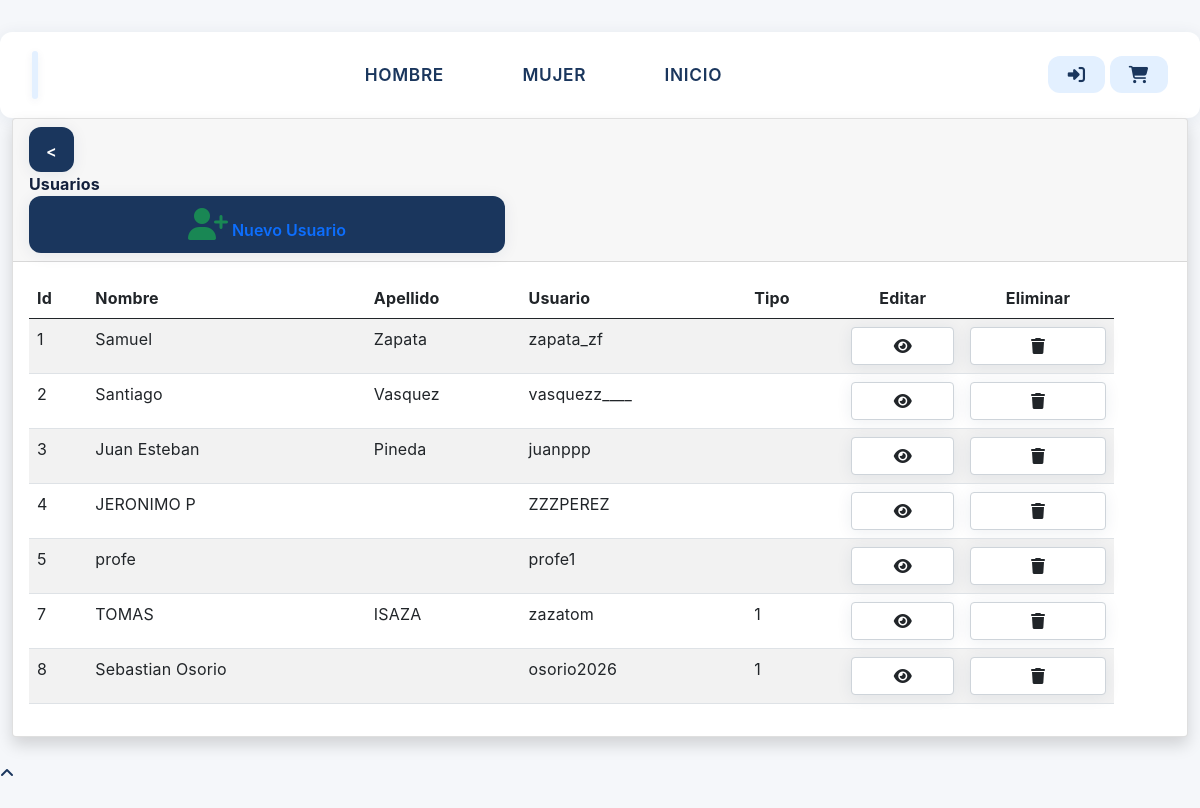
The app's page /usuarios.php with its own data.
### tables this page shows
CREATE TABLE `usuarios` (
  `id_usu` int(11) NOT NULL,
  `nombre` varchar(90) DEFAULT NULL,
  `apellido` varchar(80) DEFAULT NULL,
  `password_hash` varchar(255) DEFAULT NULL,
  `usuario` varchar(50) DEFAULT NULL,
  `tipo` int(11) DEFAULT NULL,
  `correo` varchar(255) DEFAULT NULL,
  `celular` int(15) DEFAULT NULL
);

### usuarios.php (the view, shortened to what this page needs)
<?php include_once 'conex.php';
$objeto = new conex();
$conex = $objeto -> conectar();
$consulta = "SELECT * FROM usuarios";
$resultado = $conex->prepare($consulta);
$resultado->execute();
$usuarios=$resultado->fetchAll(PDO::FETCH_ASSOC);
?>
<!DOCTYPE html>
<html lang="en">
<head>
    <link rel="stylesheet" href="css/style.css">
    <link rel="stylesheet" href="https://cdnjs.cloudflare.com/ajax/libs/font-awesome/6.0.0-beta3/css/all.min.css">
<link rel="stylesheet" href="https://cdnjs.cloudflare.com/ajax/libs/font-awesome/6.4.0/css/all.min.css">
<link href="https://cdn.jsdelivr.net/npm/bootstrap@5.0.2/dist/css/bootstrap.min.css" rel="stylesheet">
</head>
<body id="page-top">
    <header>
        <?php include 'menu.php' ?>
    </header>
    <div id="wrapper">
                <div id="content-wrapper" class="d-flex flex-column">
                    <div id="content">
                        <div class="container-fluid">
                            <div class="row">
                                <div class="col">
                                    <div class="card shadow mb-4">
                                        <div class="card-header py-">
                                            <div class="row">
                                               <DIV class="alinear">
                                                <div class="col-2">
                                                    <a href="admin.php" class="btn btn-secondary px-0" style="width: 45px; height: 45px;"><</a>
                                                </div>
                                                <div class="col-5">
                                                    <div class="w1"><strong>Usuarios</strong>
                                                    </div>
                                                </div>
                                                <div class="col-5">
                                                    <button type="button" class="btn w-100 text-primary font-weight-bold" data-bs-toggle="modal" data-bs-target="#modalu" name="botonCrear" id="botonCrear"><i class="fas fa-user-plus fa-2x text-success"></i>
                                                    <div class="d-none d-sm-inline-block black">
                                                        <div class="w2">Nuevo Usuario</div>
                                                    </div>
                                                    </button>
                                                </div>
                                                </DIV>
                                            </div>
                                        </div>
                                        <div class="card-body">
                                            <table name="usuarios" id="usuarios" class="table table-striped" style="width:95%">
                                                        <thead>
                                                            <tr>
                                                                <th>Id</th>
                                                                <th>Nombre</th>
                                                                <th>Apellido</th>
                                                                <th>Usuario</th>
                                                                <th>Tipo</th>
                                                                <th><center>Editar</center></th>
                                                                <th><center>Eliminar</center></th>
                                                            </tr>
                                                        </thead>
                                                        <tbody>
                                                        <?php foreach($usuarios as $usuario) {?>
                                                            <tr>
                                                                <td> <?php echo $usuario['id_usu'] ?> </td>
                                                                <td> <?php echo $usuario['nombre'] ?> </td>
                                                                <td> <?php echo $usuario['apellido'] ?> </td>
                                                                <td> <?php echo $usuario['usuario'] ?> </td>
                                                                <td> <?php echo $usuario['tipo'] ?> </td>
                                                                   <td><form action="modaleditaru.php" method="POST">
                                                                        <button type="submit" class="form-control" id="vern" nombre="vern"><i class="fa-solid fa-eye"></i></button>
                                                                    </form></center></td>
                                                                <td><center>
                                                                    <form action="modaleliminaru.php" method="POST">
                                                                        <button type="submit" class="form-control" id="eliminaru" nombre="eliminaru"><i class="fa-solid fa-trash"></i></button>
                                                                    </form></center></td>
                                                            </tr>
                                                            <?php }?>
                                                        </tbody>
                                            </table>
                                        </div>
                                    </div>
                                </div>
                            </div>
                        </div>
                    </div>
                </div>
    </div>
                <a class="scroll-to-top rounded" href="#page-top">
                    <i class="fas fa-angle-up"></i>
                </a>
</body>
</html>

### menu.php (shortened to what this page needs)
<link rel="stylesheet" href="css/style.css">
<nav class="menu-deporte">
	<div class="menu-container">
		<div class="menu-logo">
			<img src="img/apple-touch-icon-2.png" alt="">
		</div>
		<ul>
			<li><a href="hombre.php">HOMBRE</a></li>
			<li><a href="mujer.php">MUJER</a></li>
			<li><a href="index.php">INICIO</a></li>
		</ul>
		<div class="menu-icons">
			<a href="inisesion.php" class="menu-login"><i class="fas fa-sign-in-alt"></i></a>
			<a href="carrito.php" class="menu-login"><i class="fas fa-shopping-cart"></i></a>
		</div>
	</div>
</nav>

### style.css (style rules this page uses)
:root { --blanco: #fff; --azul-oscuro: #14213d; --azul-medio: #1a365d; --azul-claro: #e3f0ff; --gris-suave: #f5f7fa; --borde-radius: 12px; --sombra: 0 2px 16px rgba(26,54,93,0.08); --transicion: 0.2s cubic-bezier(.4,0,.2,1); }
html, body { min-height: 100vh; margin: 0; padding: 0; font-family: 'Inter', 'Segoe UI', Arial, sans-serif; background: var(--gris-suave); color: var(--azul-oscuro); font-size: 16px; letter-spacing: 0.01em; }
a { color: var(--azul-medio); text-decoration: underline; transition: color var(--transicion); }
button, .btn { background: var(--azul-medio); color: var(--blanco); border: none; border-radius: var(--borde-radius); padding: 0.7rem 1.5rem; font-size: 1rem; font-weight: 600; cursor: pointer; transition: background var(--transicion), color var(--transicion); box-shadow: var(--sombra); }
.menu-deporte { background: var(--blanco); box-shadow: var(--sombra); border-radius: var(--borde-radius); margin: 2rem auto 0 auto; max-width: 1200px; padding: 1.2rem 2rem; display: flex; align-items: center; justify-content: center; }
.menu-container { display: flex; align-items: center; justify-content: space-between; width: 100%; }
.menu-logo img { height: 48px; width: auto; border-radius: 8px; box-shadow: 0 2px 8px rgba(26,54,93,0.07); background: var(--azul-claro); padding: 0.2rem; }
.menu-deporte ul { list-style: none; display: flex; gap: 2.5rem; margin: 0; padding: 0; }
.menu-deporte ul li { display: flex; align-items: center; }
.menu-deporte a { color: var(--azul-medio); text-decoration: none; font-weight: 600; font-size: 1.08rem; padding: 0.5rem 1.2rem; border-radius: var(--borde-radius); transition: background var(--transicion), color var(--transicion); letter-spacing: 0.04em; }
.menu-login { color: var(--azul-oscuro); font-size: 1.3rem; transition: color var(--transicion), background var(--blanco); border-radius: 50%; padding: 0.4rem 0.7rem; background: var(--azul-claro); }
img, video { max-width: 100%; display: block; }
body { background-image: url('img/grafo2..png'); background-size: cover; }

### records on screen
usuarios: id_usu "1", nombre "Samuel", apellido "Zapata", usuario "zapata_zf"
usuarios: id_usu "2", nombre "Santiago", apellido "Vasquez", usuario "vasquezz____"
usuarios: id_usu "3", nombre "Juan Esteban", apellido "Pineda", usuario "juanppp"
usuarios: id_usu "4", nombre "JERONIMO P", usuario "ZZZPEREZ"
usuarios: id_usu "5", nombre "profe", usuario "profe1"
usuarios: id_usu "7", nombre "TOMAS", apellido "ISAZA", usuario "zazatom", tipo "1"
usuarios: id_usu "8", nombre "Sebastian Osorio", usuario "osorio2026", tipo "1"
